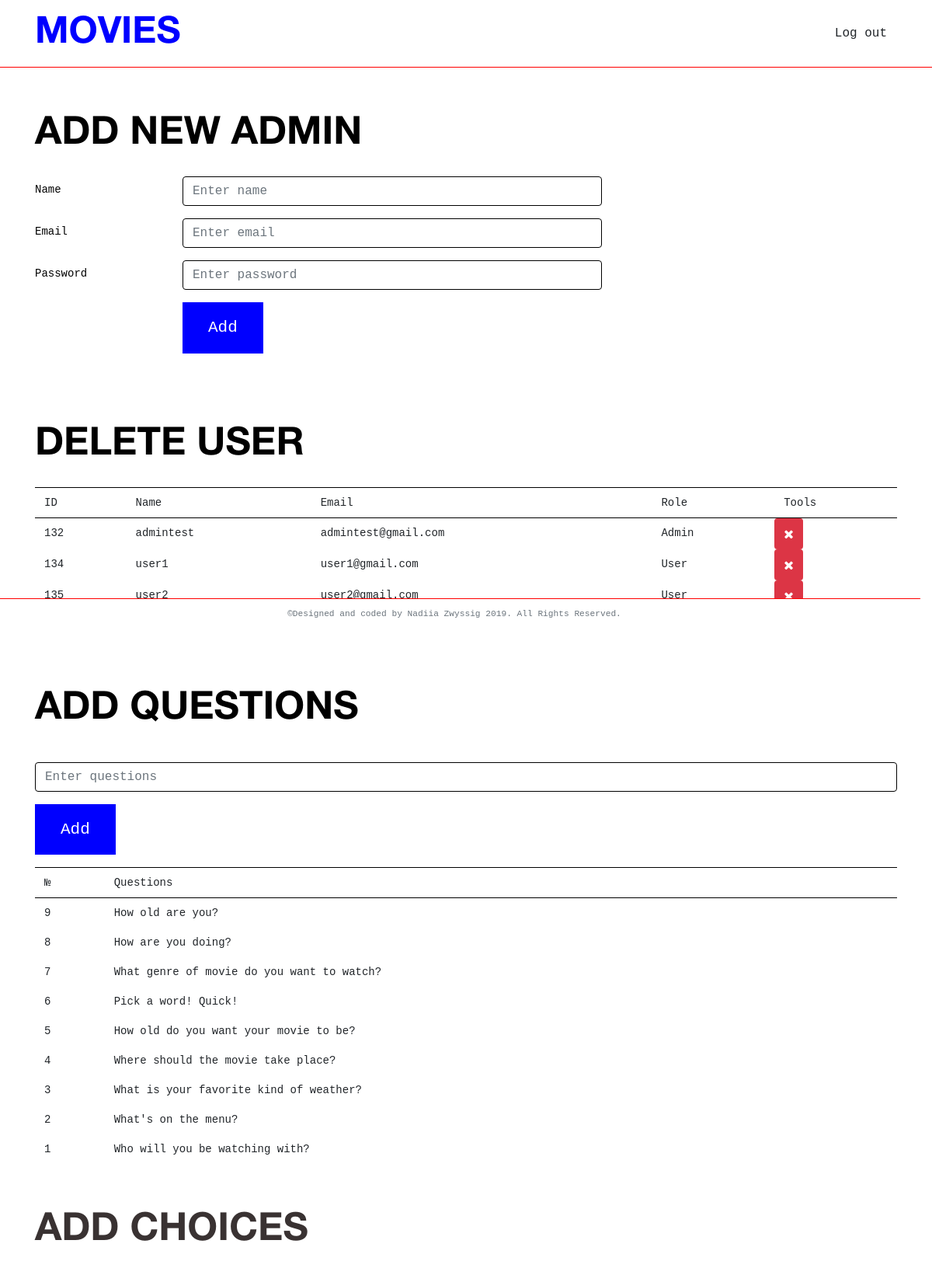
The app's page /templates/admin.php (signed in, upper part) with its own data.
### tables this page shows
CREATE TABLE `users` (
  `id` int(11) NOT NULL,
  `name` varchar(255) NOT NULL,
  `email` varchar(255) NOT NULL,
  `password` varchar(255) NOT NULL,
  `description` varchar(255) NOT NULL,
  `role_id` int(11) DEFAULT '1',
  `img` varchar(255) NOT NULL DEFAULT 'https://rus.postimees.ee/v5/img/icons/shrek.svg'
);

CREATE TABLE `role` (
  `role_id` int(11) NOT NULL,
  `role` varchar(255) NOT NULL
);

CREATE TABLE `questions` (
  `id` int(11) NOT NULL,
  `text_questions` text NOT NULL
);

### classes/Db_query.php (called while the page is built, shortened)
<?php
class Db_query{
    public function getAllUser(){
        $source = new Source();
        $result = $source->query("SELECT * FROM `users` left join role on role.role_id =users.role_id");
        $row = $source->FetchAll();
       return $row;
    }
    public function getQuestions(){
        $source = new Source();
        $source->query("SELECT * FROM questions order by id desc");
        $row = $source->FetchAll();
        return $row;
    }
}
?>

### classes/db.php (called while the page is built, shortened)
<?php
class Db {
   private $host = "localhost";
   private $username = "root";
   private $database = "movie_app";
   private $password = "";
   public function __construct(){
    try {
        $this->db = new PDO("mysql:host=" . $this->host . ";dbname=" . $this->database,$this->username, $this->password);
    } catch(PDOException $e){
        echo "Connection Problem: ". $e->getMessage();
    }
   }
}
 ?>

### classes/source.php (called while the page is built, shortened)
<?php
class Source extends db {
    public $Query;
    public function Query($query, $param = []){
    if(empty($param)){
     $this->Query = $this->db->prepare($query);
     return $this->Query->execute();
    } else {
     $this->Query = $this->db->prepare($query);
     return $this->Query->execute($param);
    }
    }
    public function FetchAll(){
        return $this->Query->fetchAll(PDO::FETCH_OBJ);
    }
}
 ?>

### templates/admin.php (the view, shortened to what this page needs)
<?php include "head.php"?>
<?php include "../classes/Db_query.php"?>
<nav class="navbar blue static-top">
    <div class="container navbar-pink">
        <a class="navbar-brand" href="#">MOVIES</a>
        <a href="../logout.php" id="logout" class="btn btn-white">Log out</a>
    </div>
</nav>
<header>
<div class="container">
<div class="row m-y-2">
        <div class="col-md-12 text-md-left">
            <h3>Add new Admin</h3>
        </div>
        <div class="col-lg-8">
             <form method="post" action="post.php" enctype="multipart/form-data" role="form">
                <div class="form-group row">
                    <label class="col-lg-3 col-form-label form-control-label">Name</label>
                    <div class="col-lg-9">
                    <input type="text" class="form-control adminName"  placeholder="Enter name">
                    </div>
                </div>
                <div class="form-group row">
                    <label class="col-lg-3 col-form-label form-control-label">Email</label>
                    <div class="col-lg-9">
                    <input type="text" class="form-control adminEmail"  placeholder="Enter email">
                    </div>
                </div>
                <div class="form-group row">
                    <label for="exampleInputEmail1" class="col-lg-3 col-form-label form-control-label">Password</label>
                    <div class="col-lg-9">
                    <input type="text" class="form-control adminEmail"  placeholder="Enter password">
                    </div>
                </div>
                <div class="form-group row">
                    <label class="col-lg-3 col-form-label form-control-label"></label>
                    <div class="col-lg-9">
                        <input type="submit" class="btn btn-submit addAdmin" name="save" value="Add" />
                    </div>
                </div>
            </form>
        </div>
    </div>
<div class="col-xs-2 ">
    <h3>Delete User</h3>
    <table class="table table-hover">
    <thead>
    <tr>
        <th scope="col">ID</th>
        <th scope="col">Name</th>
        <th scope="col">Email</th>
        <th scope="col">Role</th>
        <th scope="col">Tools</th>
    </tr>
    </thead>
    <tbody>
    <?php
    $db = new Db_query();
    $result =$db->getAllUser();
    for($i=0;$i<count($result);$i++){?>
     <tr att="<?= $result[$i]->id?>">
      <th scope='row'><?= $result[$i]->id?></th>
      <th scope='row'><?=$result[$i]->name?></th>
      <th scope='row'><?=$result[$i]->email?></th>
      <th scope='row'><?=$result[$i]->role?></th>
      <th <button type="button"  atr="<?= $result[$i]->id?>" class="btn btn-danger deleteUser"> <span class="fa fa-close"></span></button>
         </th>
    </tr>
    <?php  }?>
    </tbody>
</table>
</div>
    <div class="col-xs-2 ">
        <h3>Add Questions</h3>
        <form action="post.php" method="post">
            <div class="form-group">
                <br>
                <input type="text" class="form-control questions" name="questions"  placeholder="Enter questions">
            </div>
            <input type="submit" class="btn btn-submit addQuestions" name="addQuestions" value="Add" >
        </form>
        <table class="table table-hover">
            <thead>
            <tr>
                <th scope="col">№</th>
                <th scope="col">Questions</th>
            </tr>
            </thead>
            <tbody>
            <?php
            $db = new Db_query();
            $result =$db->getQuestions();
            for($i=0;$i<count($result);$i++){?>
                <tr att="<?= $result[$i]->id?>">
                    <th scope='row'><?= $result[$i]->id?></th>
                    <th scope='row'><?=$result[$i]->text_questions?></th>
            <?php  }?>
            </tbody>
        </table>
    </div>
    <div class="col-xs-2 ">
        <h3 style="font-size: 50px;color: #393232;">Add Choices</h3>
        <form action="post.php" method="post">
            <div class="form-group">
                <br>
            </div>
        </form>
    </div>
</div>
<?php include("../includes/footer.php")?>
  </header>
  </body>
</html>

### templates/head.php (shortened to what this page needs)
<head>
    <link rel="stylesheet" href="https://stackpath.bootstrapcdn.com/bootstrap/4.3.1/css/bootstrap.min.css">
    <link rel='stylesheet prefetch' href='http://maxcdn.bootstrapcdn.com/font-awesome/4.2.0/css/font-awesome.min.css'>
    <link href="../css/central.css" rel="stylesheet">
</head>

### includes/footer.php
  <footer class="category category-absolute">
  <p class="text-muted small mb-4 mb-lg-0">&copy;Designed and coded by Nadiia Zwyssig 2019. All Rights Reserved.</p>
</footer>

### css/style.css (style rules this page uses)
.navbar, footer { background: white !important; padding: 1em 0; border-bottom: 1px solid red; }
.category-absolute { text-align: center; top: 95vh; width: 100%; color: hsla(0, 0%, 100%, .5); z-index: 10; height: 5em; position: fixed; margin-top: 10px; margin-left: -15px; }
h3 { font-family: Helvetica; font-weight: 700; font-size: 50px; color: black; margin-bottom: 30px; margin-top: 60px; text-transform: uppercase; }
footer { border-top: 1px solid red; border-bottom: none !important; }
.navbar-brand { color: #0000ff; font-weight: 800; font-size: 3rem; font-family: Helvetica, sans-serif; }
.btn-submit { color: #ffffff; background: #0000ff; font-family: 'Source Code Pro', monospace; border-radius: 0; margin: 0 auto 1rem; z-index: 10; padding: 1rem 2rem; font-size: 1em; transition: .2s; }
input.form-control { color: #000000; border: 1px solid #000000; }
@media only screen and (min-width: 576px) { .btn-submit { padding: 1em; font-size: 1.5em; background: #0000ff; } }
@media only screen and (min-width: 576px) { .container { height: 100%; align-content: center; } }

### records on screen
users: id "132", name "admintest", email "admintest@gmail.com", role.role "Admin"
users: id "134", name "user1", email "user1@gmail.com", role.role "User"
users: id "135", name "user2", email "user2@gmail.com", role.role "User"
questions: id "9", text_questions "How old are you?"
questions: id "8", text_questions "How are you doing?"
questions: id "7", text_questions "What genre of movie do you want to watch?"
questions: id "6", text_questions "Pick a word! Quick!"
questions: id "5", text_questions "How old do you want your movie to be?"
questions: id "4", text_questions "Where should the movie take place?"
questions: id "3", text_questions "What is your favorite kind of weather?"
questions: id "2", text_questions "What's on the menu?"
questions: id "1", text_questions "Who will you be watching with?"
